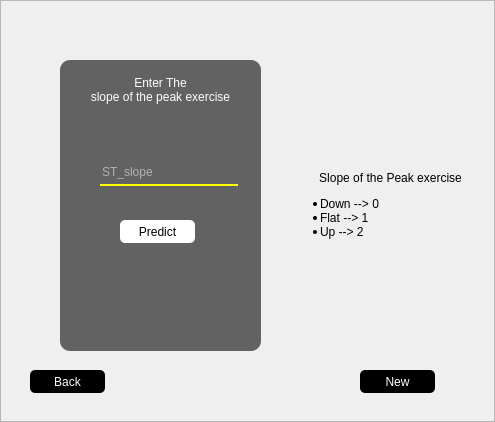
<?xml version="1.0" encoding="UTF-8"?>
<ui version="4.0">
 <class>Form</class>
 <widget class="QWidget" name="Form">
  <property name="geometry">
   <rect>
    <x>0</x>
    <y>0</y>
    <width>495</width>
    <height>422</height>
   </rect>
  </property>
  <property name="windowTitle">
   <string>Form</string>
  </property>
  <widget class="QFrame" name="frame">
   <property name="geometry">
    <rect>
     <x>0</x>
     <y>0</y>
     <width>495</width>
     <height>422</height>
    </rect>
   </property>
   <property name="frameShape">
    <enum>QFrame::StyledPanel</enum>
   </property>
   <property name="frameShadow">
    <enum>QFrame::Raised</enum>
   </property>
   <widget class="QLabel" name="label">
    <property name="geometry">
     <rect>
      <x>0</x>
      <y>0</y>
      <width>495</width>
      <height>422</height>
     </rect>
    </property>
    <property name="styleSheet">
     <string notr="true">background-image: url(Untitled.jpg);</string>
    </property>
    <property name="text">
     <string/>
    </property>
   </widget>
   <widget class="QLabel" name="label_2">
    <property name="geometry">
     <rect>
      <x>60</x>
      <y>60</y>
      <width>201</width>
      <height>291</height>
     </rect>
    </property>
    <property name="styleSheet">
     <string notr="true">background-color:rgb(0,0,0,150);
color: rgb(255, 255, 255);
border-radius:10px;</string>
    </property>
    <property name="text">
     <string/>
    </property>
   </widget>
   <widget class="QLabel" name="label_3">
    <property name="geometry">
     <rect>
      <x>70</x>
      <y>70</y>
      <width>181</width>
      <height>41</height>
     </rect>
    </property>
    <property name="styleSheet">
     <string notr="true">font: 75 9pt &quot;MS Shell Dlg 2&quot;;
color: rgb(255, 255, 255);</string>
    </property>
    <property name="text">
     <string>&lt;html&gt;&lt;head/&gt;&lt;body&gt;&lt;p align=&quot;center&quot;&gt;Enter The &lt;br/&gt;slope of the peak exercise&lt;/p&gt;&lt;/body&gt;&lt;/html&gt;</string>
    </property>
   </widget>
   <widget class="QLineEdit" name="st_slope">
    <property name="geometry">
     <rect>
      <x>100</x>
      <y>160</y>
      <width>138</width>
      <height>26</height>
     </rect>
    </property>
    <property name="styleSheet">
     <string notr="true">color:rgb(255, 255, 255);
border:none;
background-color:rgb(0,0,0,0);
border-bottom:2px solid rgb(255, 255, 0);</string>
    </property>
    <property name="placeholderText">
     <string>ST_slope</string>
    </property>
   </widget>
   <widget class="QPushButton" name="predict">
    <property name="geometry">
     <rect>
      <x>120</x>
      <y>220</y>
      <width>75</width>
      <height>23</height>
     </rect>
    </property>
    <property name="styleSheet">
     <string notr="true">background-color:rgb(255,255,255,255);
border-radius:5px;</string>
    </property>
    <property name="text">
     <string>Predict</string>
    </property>
   </widget>
   <widget class="QPushButton" name="back11">
    <property name="geometry">
     <rect>
      <x>30</x>
      <y>370</y>
      <width>75</width>
      <height>23</height>
     </rect>
    </property>
    <property name="styleSheet">
     <string notr="true">background-color:rgb(0,0,0);
border-radius:5px;
color:rgb(255,255,255,255);</string>
    </property>
    <property name="text">
     <string>Back</string>
    </property>
   </widget>
   <widget class="QLabel" name="result">
    <property name="geometry">
     <rect>
      <x>280</x>
      <y>140</y>
      <width>221</width>
      <height>131</height>
     </rect>
    </property>
    <property name="styleSheet">
     <string notr="true">background-image: url(df.jpg);
font: 75 9pt &quot;MS Shell Dlg 2&quot;;</string>
    </property>
    <property name="text">
     <string>&lt;html&gt;&lt;head/&gt;&lt;body&gt;&lt;p align=&quot;center&quot;&gt;Slope of the Peak exercise&lt;/p&gt;&lt;ul style=&quot;margin-top: 0px; margin-bottom: 0px; margin-left: 0px; margin-right: 0px; -qt-list-indent: 1;&quot;&gt;&lt;li style=&quot; margin-top:12px; margin-bottom:0px; margin-left:0px; margin-right:0px; -qt-block-indent:0; text-indent:0px;&quot;&gt;Down --&amp;gt; 0&lt;/li&gt;&lt;li style=&quot; margin-top:0px; margin-bottom:0px; margin-left:0px; margin-right:0px; -qt-block-indent:0; text-indent:0px;&quot;&gt;Flat --&amp;gt; 1&lt;/li&gt;&lt;li style=&quot; margin-top:0px; margin-bottom:0px; margin-left:0px; margin-right:0px; -qt-block-indent:0; text-indent:0px;&quot;&gt;Up --&amp;gt; 2&lt;/li&gt;&lt;/ul&gt;&lt;/body&gt;&lt;/html&gt;</string>
    </property>
   </widget>
   <widget class="QPushButton" name="n">
    <property name="geometry">
     <rect>
      <x>360</x>
      <y>370</y>
      <width>75</width>
      <height>23</height>
     </rect>
    </property>
    <property name="styleSheet">
     <string notr="true">background-color:rgb(0,0,0);
border-radius:5px;
color:rgb(255,255,255,255);</string>
    </property>
    <property name="text">
     <string>New</string>
    </property>
   </widget>
  </widget>
 </widget>
 <resources>
  <include location="res.qrc"/>
 </resources>
 <connections/>
</ui>
